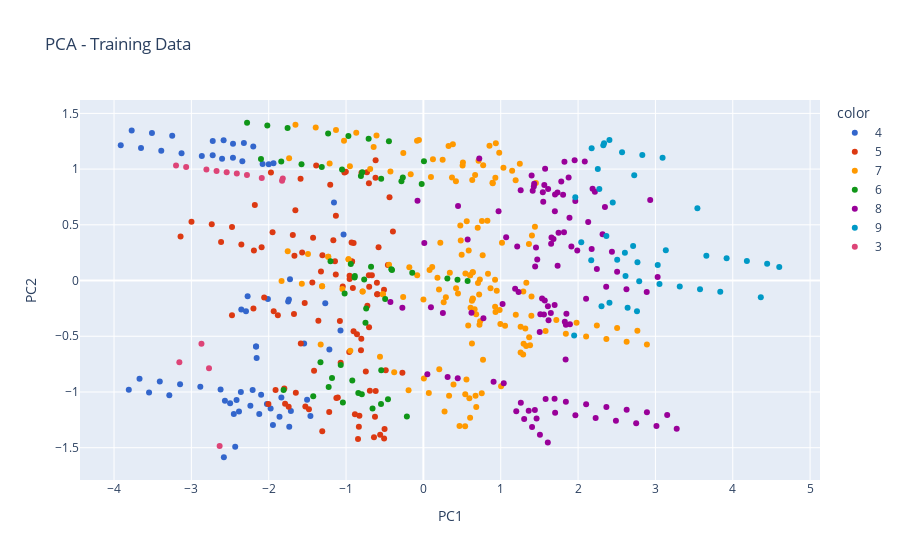

The notebook cell this image was saved under:
### Markdown cell above
Visualisation of the Principal Components in 2 Dimensions taking 2 PC's

### Code cell
import plotly.express as px  

Y_train_pca = Y_train.astype(str)
fig = px.scatter(x=X_train_pca[:, 0], 
                 y=X_train_pca[:, 1], 
                 color=Y_train_pca, 
                 color_discrete_sequence=px.colors.qualitative.G10,
                 labels={'x': 'PC1', 'y': 'PC2'},
                 title='PCA - Training Data')
fig.show()
